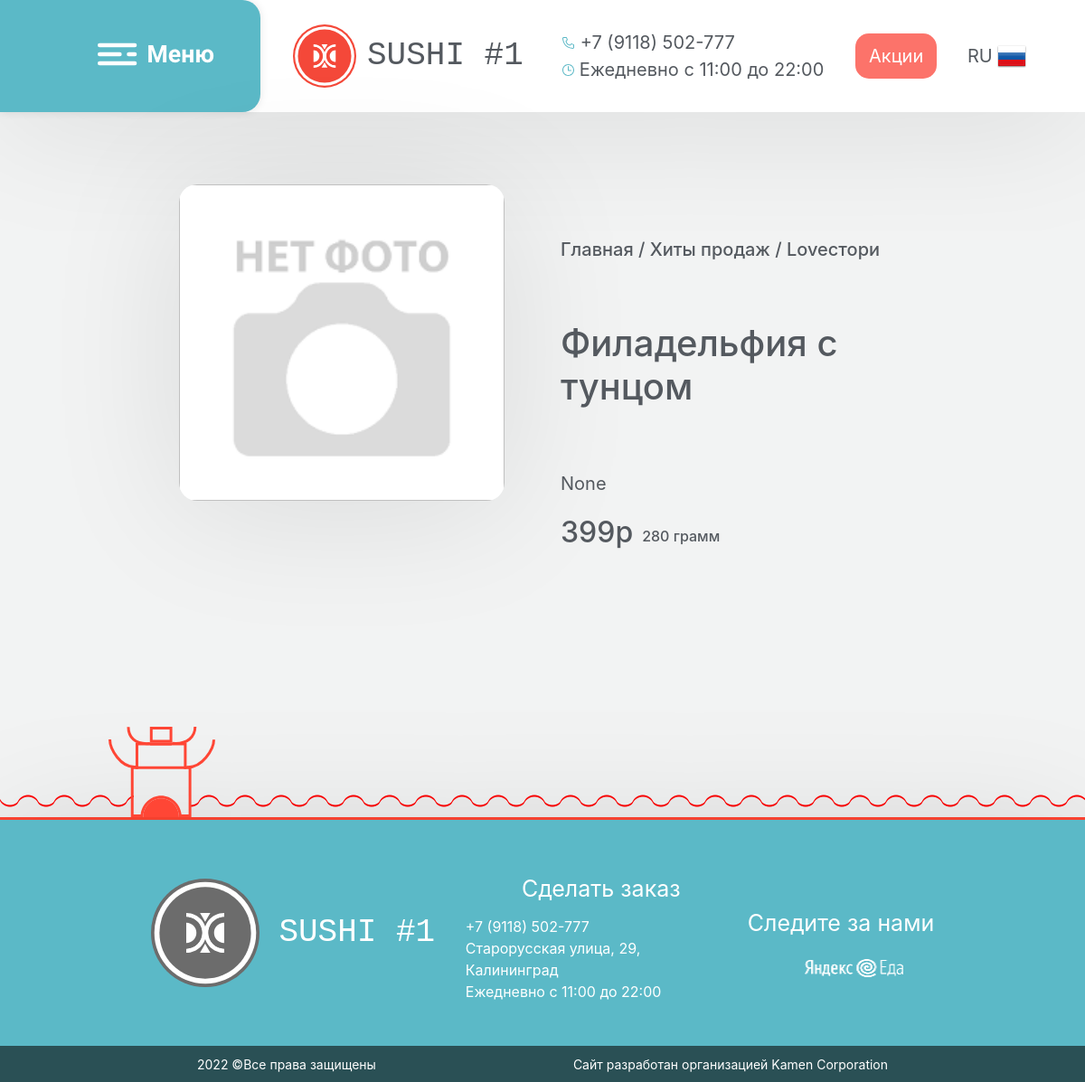
Screenshot of /meal/5 with the database file from the repository.
### main/models.py (models this page shows)
class Food(models.Model):
    name = models.CharField(max_length=50, default="None")
    price = models.CharField(max_length=10, default="None")
    weight = models.CharField(max_length=10, default="None")
    description = models.TextField(default="None")
    filename = models.ImageField(default="-1.png")

### main/views.py (the view)
# urls.py: path('meal/<int:food_id>', views.show_meal),
def show_meal(request, food_id):
    if request.method == 'GET':
        try:
            food = Food.objects.get(id=food_id)
            data = {'food': food}
            return render(request, "main/meal.html", data)
        except Exception as e:
            print(str(e))
            print(traceback.format_exc())
            return HttpResponseNotFound('<h1>An error has occurred</h1>')

### main/templates/main/meal.html (shortened to what this page needs)
{% extends 'main/base.html' %}
{% block body %}
<main>
<div class="food-window">
    <div id="my-gallery" class="main-frame for-food-image vanilla-zoom" style="align-items: center; display: flex; flex-direction: column; justify-content: flex-start;">
        <img class="food-image zoomed-image">
    </div>
    <div class="main-frame description-frame">
        <span style="margin-top: 3em;"> <h5>Главная / Хиты продаж / Loveстори</h5> </span>
        <span style="margin-top: 3em;"> <h1> {{ food.name }} </h1> </span>
        <span style="margin-top: 3em;"> {{ food.description }} </span>
        <div style="margin-top: 1em; margin-left: 0em; display: flex; flex-direction: raw;">
            <span style="margin-right: 10px "> <h2> {{ food.price }}р </h2> </span>
            <span style="display: flex; align-items: flex-end; margin-bottom: 5px;"> <h6 >{{ food.weight }} грамм </h6> </span>
        </div>
    </div>
</div>
</main>
<link rel="stylesheet" href="/static/css/vanilla-zoom.css">
{% endblock %}

### main/static/css/style.css (style rules this page uses)
html { height: 100%; width: 100%; }
body { background-color: #f2f3f3; color: #54595F; margin: 0; padding: 0; width: 100%; height: 100%; font-size: 20px !important; }
main { width: 65%; margin-left: auto; margin-right: auto; }

### main/static/css/vanilla-zoom.css (style rules this page uses)
.vanilla-zoom { width: 100%; display: flex; }
.vanilla-zoom .zoomed-image { flex: 1; background-repeat: no-repeat; background-position: center; background-size: cover; margin-left: 5px; }

### main/templates/main/meal.html (style rules this page uses)
main { width: 75%; }
.food-window { margin: 0 0em; display: flex; flex-direction: raw; align-items: center; justify-content: space-around; }
.main-frame { width: 32em; height: 500px; margin: 2em 1em;  }
.food-image { width: 30vw; height: 30vw; border-radius: 20px; background-size: contain; background-repeat: no-repeat; box-shadow: 0 10px 150px rgba(0,0,0,0.1); }
.description-frame { display: flex; flex-direction: column; }

### rows the page displays
Food: name "Филадельфия с тунцом", description "None", price "399", weight "280"
